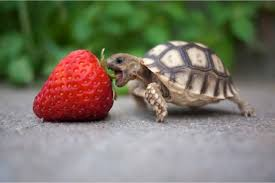
#> input picture K_Means/turtle.jpg, 275 x 183 px
$ python K_Means.py 3 turtle.jpg
#> lines starting #> are read from the running program, lines starting #| are printed output that depends on the picture; long printed decimals are rounded
from PIL import Image
import urllib.request
import io
import sys
import random
from collections import deque


# this method is for finding the means
def k_means():
    # distinct is a dict, key is the (r, g, b), and the int is the frequency
    means = random.sample(list(distinct), k)  # selects k random different rgb values
    print("Random means: ", means)
    done = False
    while not done:  # go until means found
        group = {}
        for a in means:
            group[a] = set()
        for colors in distinct:
            min_distance = float('inf')
            closest = ()
            for each in means:
                d = squared_distance(each, colors)
                if d < min_distance:
                    min_distance = d
                    closest = each
            group[closest].add(colors)
        new_means = []
        for c in group:
            r = 0
            g = 0
            b = 0
            total_pixels = 0
            for d in group[c]:
                r += d[0] * distinct[d]
                g += d[1] * distinct[d]
                b += d[2] * distinct[d]
                total_pixels += distinct[d]
            new_means.append((r/total_pixels, g/total_pixels, b/total_pixels))
        if means == new_means:
            done = True
        means = new_means
    return group


def squared_distance(a, b):
    total = 0
    for c in range(0, len(a)):
        total += (a[c] - b[c]) ** 2
    return total


def flood_fill_helper():
    global regions
    visited = set()
    for a in range(0, img.size[0]):
        for b in range(0, img.size[1]):
            if (a, b) not in visited:
                visited.add((a, b))
                flood_fill((a, b), pix[a, b], visited)
                regions[pix[a, b]] = regions[pix[a, b]] + 1


def flood_fill(location, color, visited):
    q = deque()
    q.append(location)
    while len(q) != 0:
        n = q.popleft()
        (x, y) = n
        if x + 1 < img.size[0]:
            if y + 1 < img.size[1] and (x + 1, y + 1) not in visited and pix[x + 1, y + 1] == color:
                q.append((x + 1, y + 1))
                visited.add((x + 1, y + 1))
            if (x + 1, y) not in visited and pix[x + 1, y] == color:
                q.append((x + 1, y))
                visited.add((x + 1, y))
            if y - 1 > 0 and (x + 1, y - 1) not in visited and pix[x + 1, y - 1] == color:
                q.append((x + 1, y - 1))
                visited.add((x + 1, y - 1))
        if x - 1 >= 0:
            if y + 1 < img.size[1] and (x - 1, y + 1) not in visited and pix[x - 1, y + 1] == color:
                q.append((x - 1, y + 1))
                visited.add((x - 1, y + 1))
            if (x - 1, y) not in visited and pix[x - 1, y] == color:
                q.append((x - 1, y))
                visited.add((x - 1, y))
            if y - 1 >= 0 and (x - 1, y - 1) not in visited and pix[x - 1, y - 1] == color:
                q.append((x - 1, y - 1))
                visited.add((x - 1, y - 1))
        if y + 1 < img.size[1]:
            if (x, y + 1) not in visited and pix[x, y + 1] == color:
                q.append((x, y + 1))
                visited.add((x, y + 1))
        if y - 1 >= 0:
            if (x, y - 1) not in visited and pix[x, y - 1] == color:
                q.append((x, y - 1))
                visited.add((x, y - 1))


k = int(sys.argv[1])
if 'https://' in sys.argv[2]:
    img = Image.open(io.BytesIO(urllib.request.urlopen(sys.argv[1]).read()))
else:
    img = Image.open(sys.argv[2])
#> img is the input picture: PIL image 275x183 RGB; mean R, G, B 122, 118.8, 102.4
pix = img.load()
print("Size: " + str(img.size[0]) + " x " + str(img.size[1]))
#| Size: 275 x 183
print("Pixels: " + str(img.size[0] * img.size[1]))
#| Pixels: 50325
distinct = {}
for a in range(0, img.size[0]):
    for b in range(0, img.size[1]):
        if pix[a, b] in distinct:
            distinct[pix[a, b]] = distinct[pix[a, b]] + 1
        else:
            distinct[pix[a, b]] = 1
#> after the loop, distinct = 22635 items
print("Distinct Pixel Count: " + str(len(distinct)))
#| Distinct Pixel Count: 22635
common = ()
m = 0
for keys in distinct:
    if distinct[keys] > m:
        common = keys
        m = distinct[keys]
#> this loop made 22635 passes
#> (common, m) on passes 1, 2, 13, 14, 17, 19, 100, 101, 102, 358, 654: ((91, 119, 81), 2), ((38, 66, 28), 4), ((18, 42, 6), 5), ((18, 40, 4), 7), ((20, 37, 3), 11), ((20, 42, 6), 18), ((148, 147, 153), 28), ((151, 150, 156), 40), ((155, 154, 160), 116), ((172, 171, 177), 123), ((156, 155, 163), 182)
#> keys on passes 3 to 8: (43, 73, 35), (32, 62, 24), (31, 63, 24), (26, 58, 19), (23, 58, 18), (19, 54, 14)
#> after the loop, m = 182
print("Most common pixel: ", common, " => " + str(m))
#| Most common pixel:  (156, 155, 163)  => 182
print("Finding k_means with k=" + str(k))
final = k_means()
#> in k_means, `means = random.sample(list(distinct), k)`: means = [(126, 119, 111), (231, 208, 190), (19, 40, 7)]
#| Random means:  [(126, 119, 111), (231, 208, 190), (19, 40, 7)]
#> final = 3 items
count = 1
print()
print("Final Means:")
regions = {}
for k in final:
    groups = 0
    for a in final[k]:
        groups += distinct[a]
    print(str(count) + ": ", k, " => " + str(groups))
    regions[(round(k[0]), round(k[1]), round(k[2]))] = 0
    count += 1
#> this loop made 3 passes
#> k on passes 1 to 3: (150.7, 87.33, 77.02), (169.5, 165.8, 169.3), (57.7, 78.79, 37.77)
#| 1:  (150.709, 87.326, 77.017)  => 7901
#| 2:  (169.521, 165.754, 169.316)  => 22350
#| 3:  (57.700, 78.788, 37.774)  => 20074
#> after the loop, count = 4; regions = {(151, 87, 77): 0, (170, 166, 169): 0, (58, 79, 38): 0}
for x in range(0, img.size[0]):
    for y in range(0, img.size[1]):
        for f in final:
            if pix[x, y] in final[f]:
                pix[x, y] = (round(f[0]), round(f[1]), round(f[2]))
                break
img.save("2020szhou.png", "PNG")
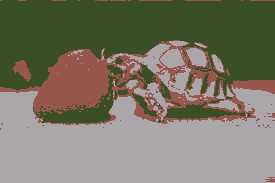
#> saved as 2020szhou.png: PIL image 275x183 RGB; mean R, G, B 122.3, 118.9, 102.3
flood_fill_helper()
#> after the loop in flood_fill_helper, `for a in range(0, img.size[0]):`: regions = {(151, 87, 77): 94, (170, 166, 169): 52, (58, 79, 38): 58}; visited = 50325 items
r_to_print = []
for r in regions:
    r_to_print.append(regions[r])
#> this loop made 3 passes
#> after the loop, r_to_print = [94, 52, 58]
print("Number of Regions: " + str(sum(r_to_print)))
#| Number of Regions: 204
print("Region Counts: ", r_to_print)
#| Region Counts:  [94, 52, 58]
# python K_Means.py 4 cute_dog.jpg
